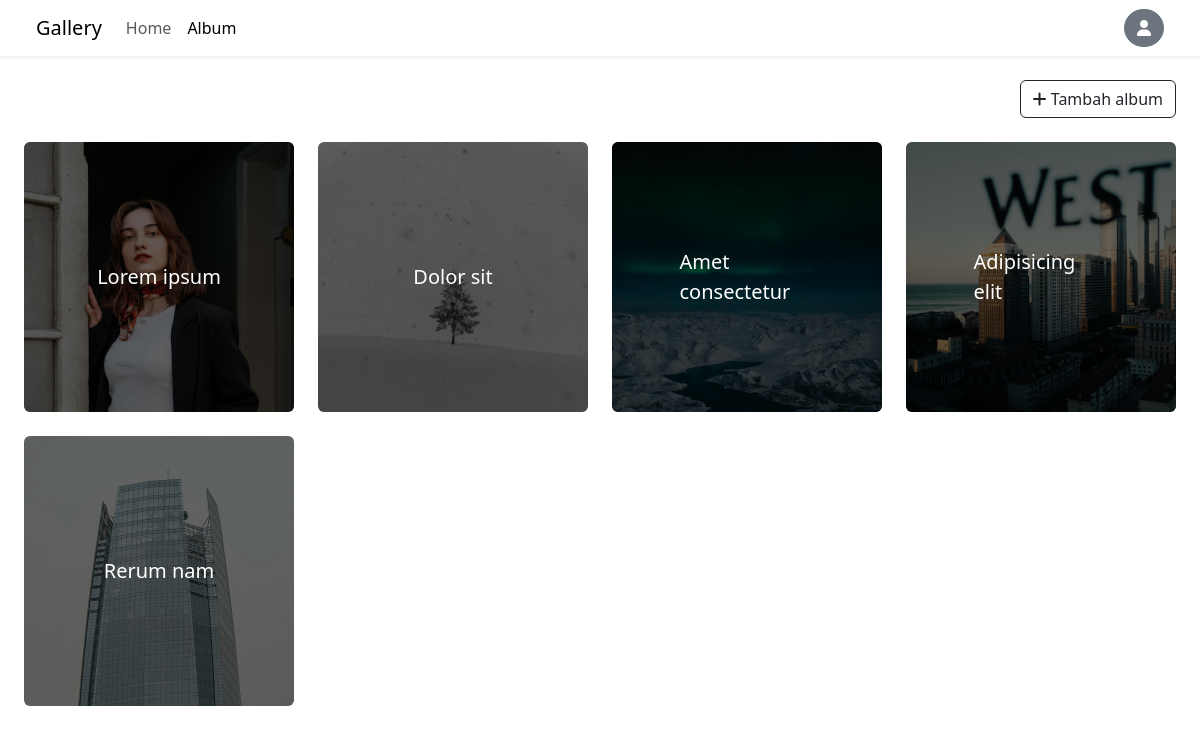
The app's page /galeri/users/album_saya.php (signed in) with its own data.
### tables this page shows
CREATE TABLE `albums` (
  `album_id` int(11) NOT NULL,
  `user_id` int(11) NOT NULL,
  `title` varchar(100) NOT NULL,
  `description` text NOT NULL,
  `created_at` timestamp NOT NULL DEFAULT current_timestamp() ON UPDATE current_timestamp()
);

CREATE TABLE `photos` (
  `photo_id` int(11) NOT NULL,
  `user_id` int(11) NOT NULL,
  `album_id` int(11) NOT NULL,
  `title` varchar(100) NOT NULL,
  `description` text NOT NULL,
  `image_path` varchar(255) NOT NULL,
  `created_at` timestamp NOT NULL DEFAULT current_timestamp() ON UPDATE current_timestamp()
);

### galeri/users/album_saya.php (the view, shortened to what this page needs)
<?php
require_once("database.php");
require_once("auth.php");
$sql = "SELECT * FROM albums WHERE user_id=:user_id";
$albums = $db->prepare($sql);
$params = array(
    ":user_id" => $user_id
);
$albums->execute($params);
?>
<!doctype html>
<html lang="en">
<head>
    <link href="https://cdn.jsdelivr.net/npm/bootstrap@5.3.2/dist/css/bootstrap.min.css" rel="stylesheet">
    <link rel="stylesheet" href="https://cdnjs.cloudflare.com/ajax/libs/font-awesome/6.0.0/css/all.min.css">
</head>
<body>
    <nav class="navbar navbar-expand-lg mb-4 px-4 shadow-sm">
        <div class="container-fluid">
            <a class="navbar-brand" href="#">Gallery</a>
            <div class="collapse navbar-collapse" id="navbarSupportedContent">
                <ul class="navbar-nav me-auto mb-2 mb-lg-0">
                    <li class="nav-item">
                        <a class="nav-link" aria-current="page" href="../index.php">Home</a>
                    </li>
                    <li class="nav-item">
                        <a class="nav-link active" href="../album.php">Album</a>
                    </li>
                </ul>
                <?php if (isset($_SESSION['user']) && !empty($_SESSION['user'])) { ?>
                    <div class="dropdown">
                        <button class="btn btn-secondary rounded-pill" type="button" data-bs-toggle="dropdown" aria-expanded="false">
                            <i class="fas fa-user"></i>
                        </button>
                    </div> <?php } else { ?>
                    <a href="login.php" class="btn btn-primary">Login</a>
                <?php } ?>
            </div>
        </div>
    </nav>
    <div class="m-4">
        <div class="d-flex justify-content-end mb-4">
            <a href="tambah_album.php" class="btn btn-outline-dark"><i class="fa-solid fa-plus"></i> Tambah album</a>
        </div>
        <div class="row">
            <?php foreach ($albums as $album) {
                $sql = "SELECT * FROM photos WHERE album_id=:album_id";
                $stmt = $db->prepare($sql);
                $params = array(
                    ":album_id" => $album["album_id"]
                );
                $stmt->execute($params);
                $photos = $stmt->fetch(PDO::FETCH_ASSOC);
            ?>
                <div class="col-md-6 col-lg-3 mb-4">
                    <a href="../lihat_album.php?id=<?php echo $album["album_id"]; ?>">
                        <div class="position-relative shadow-1-strong rounded" style="height:270px; background-image: url('../<?php echo $photos["image_path"] ?>'); background-size: cover; object-fit: cover;">
                            <div class="h-100 shadow-1-strong rounded" style="background-color: rgba(0, 0, 0, 0.6);">
                                <div class="position-absolute top-50 start-50 translate-middle text-white">
                                    <span class="lead fw-normal"><?php echo $album["title"]; ?></span>
                                </div>
                            </div>
                        </div>
                    </a>
                </div>
            <?php } ?>
        </div>
    </div>
</body>
</html>

### records on screen
albums: photos.image_path (picture), title "Lorem ipsum"
albums: photos.image_path (picture), title "Dolor sit"
albums: photos.image_path (picture), title "Amet consectetur"
albums: photos.image_path (picture), title "Adipisicing elit"
albums: photos.image_path (picture), title "Rerum nam"
